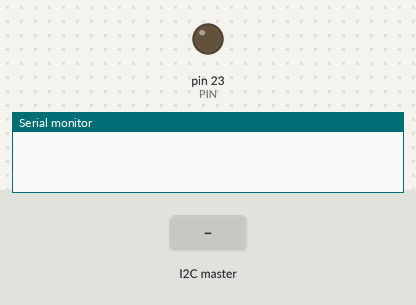
A sketch run on a simulated Arduino Mega 2560, built with avr-gcc and run on an emulated ATmega2560. Parts: output pins drawn as LEDs (lit = HIGH), the last lines printed to the serial monitor. Inputs (shaded band) come from the test bench.

Above: at 1.2 s.
1.3 s: the I2C master sends the byte 1
At 2.0 s:
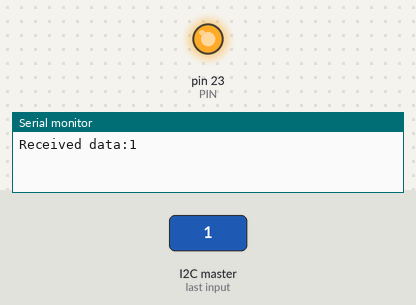
2.8 s: the I2C master sends the byte 0
At 3.2 s:
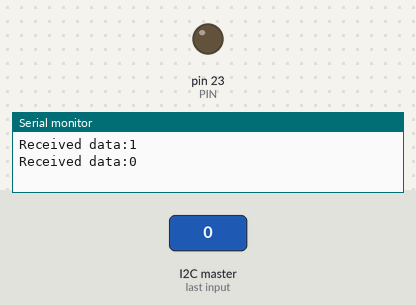
Timing chart, 0 to 5.8 s (numbered marks = the images above; inputs shaded):
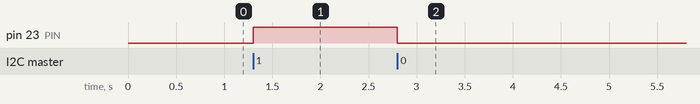

Measured:
- after the input at 1.3 s, pin 23 (PIN): LOW → HIGH at once
- after the input at 2.8 s, pin 23 (PIN): HIGH → LOW at once

The sketch:

testing_i2c.ino
```cpp
#include <Wire.h>

#define ADDRESS 0x5
#define PIN 23

int number = 0;

void setup() {
  pinMode(PIN, OUTPUT);
  Serial.begin(9600);
  Wire.begin(ADDRESS);

  Wire.onReceive(receive);
  Wire.onRequest(request);
}

void loop() {
  delay(100);
}

void receive(int byteCount) {
  while (Wire.available()) {
    number = Wire.read();
    Serial.print("Received data:" );
    Serial.println(number);

    if (number == 1) {
      digitalWrite(PIN, HIGH);
    } else {
      digitalWrite(PIN, LOW);
    }
  }
}

void request() {
  Wire.write(number);
}
```
